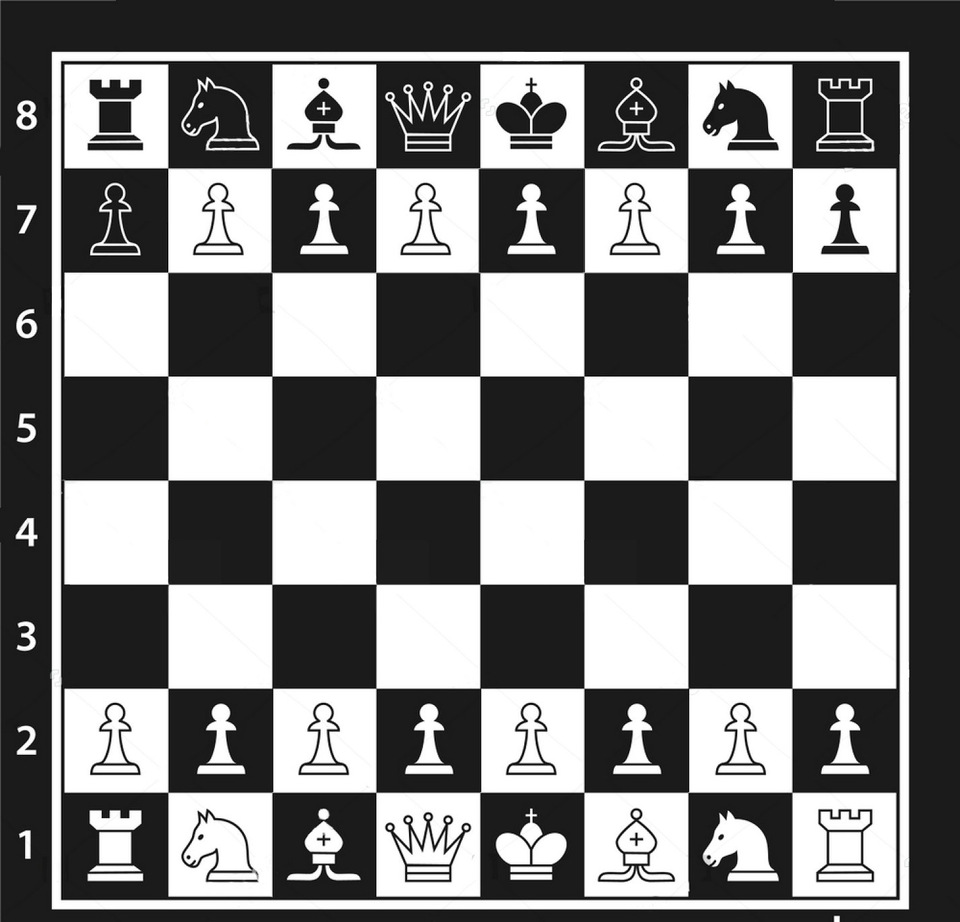
#> input picture chess.jpg, 960 x 922 px
$ python test.py
#> lines starting #> are read from the running program, lines starting #| are printed output that depends on the picture; after the words box and inside, x2 and y2 are one past the last pixel; in counts of white or black regions, pixels touching at a corner belong together
import cv2
import numpy as np
import matplotlib.pyplot as plt

img = cv2.imread('chess.jpg')
#> img is the input picture: shape (922, 960, 3); mean B, G, R 124.8, 124.8, 124.8

gray_img = cv2.cvtColor(img, cv2.COLOR_BGR2GRAY)


corners = cv2.goodFeaturesToTrack(gray_img, 100, 0.01, 10)
#> corners = 100 rows, first 8: [601, 878], [671, 878], [622, 208], [831, 209], [29, 210], [216, 117], [336, 728], [20, 114]


corners = np.int0(corners)


for i in corners:
    x, y = i.ravel()
    cv2.circle(img, (x, y), 3, (255, 255, 0), -1)
#> this loop made 100 passes
#> (x, y) on passes 1 to 12: (601, 878), (671, 878), (622, 208), (831, 209), (29, 210), (216, 117), (336, 728), (20, 114), (545, 209), (24, 836), (102, 728), (647, 208)
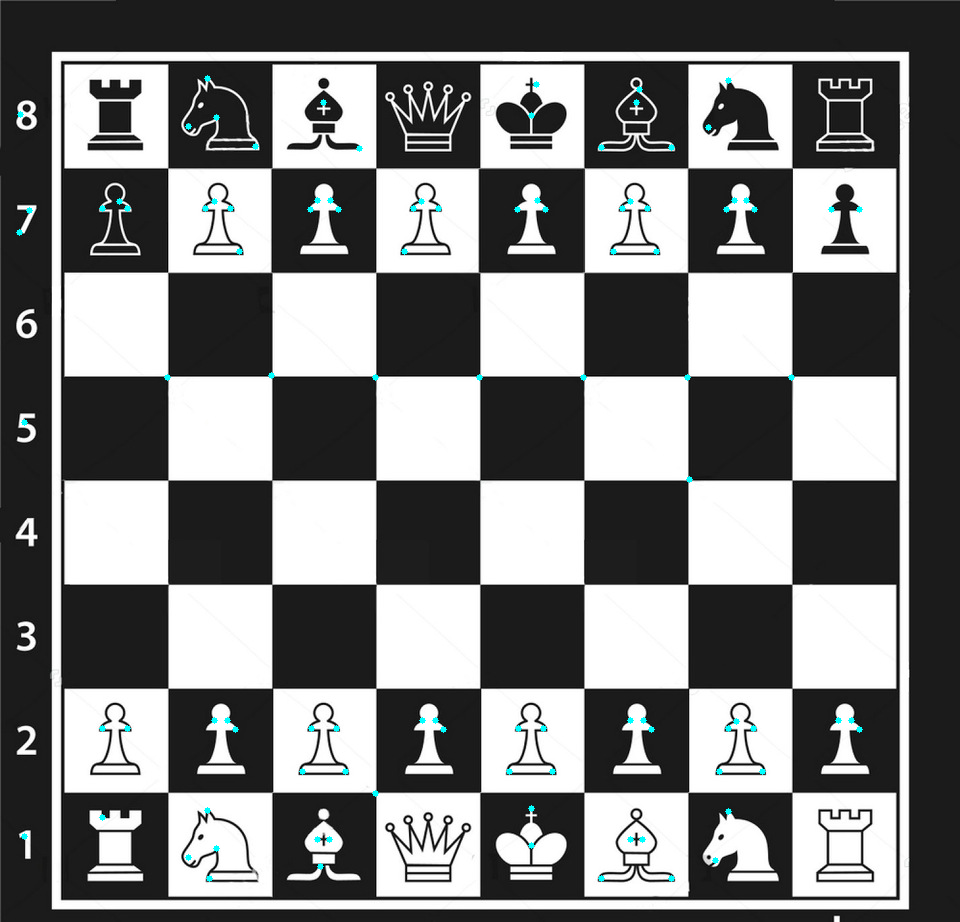
#> img: shape (922, 960, 3); 0.33% of pixels changed, all inside (x1, y1, x2, y2) = (16, 75, 863, 882)


cv2.imshow("imshow",img)


cv2.waitKey(0)
cv2.destroyAllWindows()
